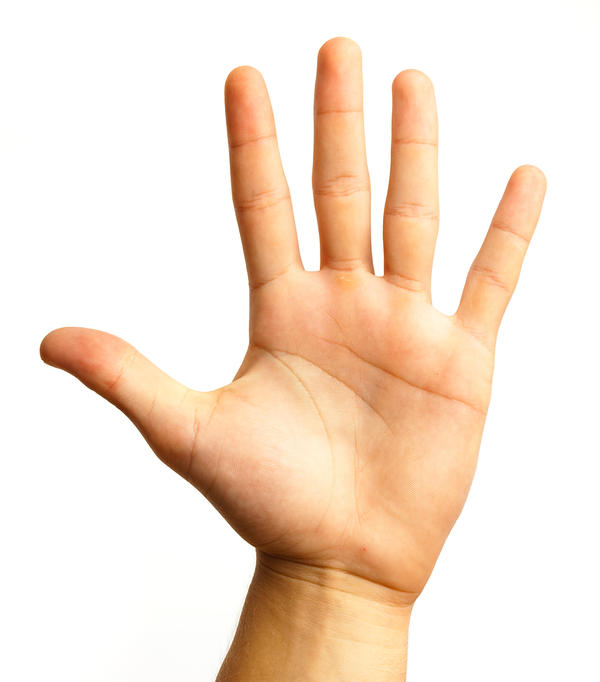
#> input picture Notebooks/images/hand.jpeg, 600 x 682 px
$ jupyter execute '9. CV. Image segmentation.ipynb'   (older library calls are emulated)
#> lines starting #> are read from the running program, lines starting #| are printed output that depends on the picture; after the words box and inside, x2 and y2 are one past the last pixel; in counts of white or black regions, pixels touching at a corner belong together; long printed decimals are rounded
# Image segmentation
---

Grouping, or segmenting, images into distinct parts according to a set of features is known as image segmentation.

The simplest case for image segmentation is in background subtraction. In video and other applications, it is often the case that a human has to be isolated from a static or moving background, and so we have to use segmentation methods to distinguish these areas. Image segmentation is also used in a variety of complex recognition tasks, such as in classifying every pixel in an image of the road.

### Image contours
---

Edge detection algorithms are often used to detect the boundaries of objects. But, after performing edge detection you'll often be left with sets of edges that highlight not only object boundaries but also interesting features and lines. And to do image segmentation, you'll want only complete closed boundaries that marked distinct areas and objects in an image. One technique that's useful for this is called, Image Contouring.

Image contours, are continuous curves that follow the edges along a perceived boundary. So contours can be used for image segmentation and they can also provide a lot of information about the shape of an object boundary.

#### Basic imports

[cell 1]
import numpy as np
import cv2

import matplotlib.pyplot as plt
import math

#### Load and produce a binary image

[cell 2]
hand = cv2.cvtColor(cv2.imread("images/hand.jpeg"), cv2.COLOR_BGR2RGB)
gray_hand = cv2.cvtColor(hand, cv2.COLOR_RGB2GRAY)

retval, binary = cv2.threshold(gray_hand, 250, 255, cv2.THRESH_BINARY_INV)
#> binary: shape (682, 600); 35.7% white; 237 white regions (236 under 20 px), largest, box (x1, y1, x2, y2) and area: (38, 36, 548, 682) 145461
binary = cv2.morphologyEx(binary, cv2.MORPH_OPEN, np.ones((5,5)))
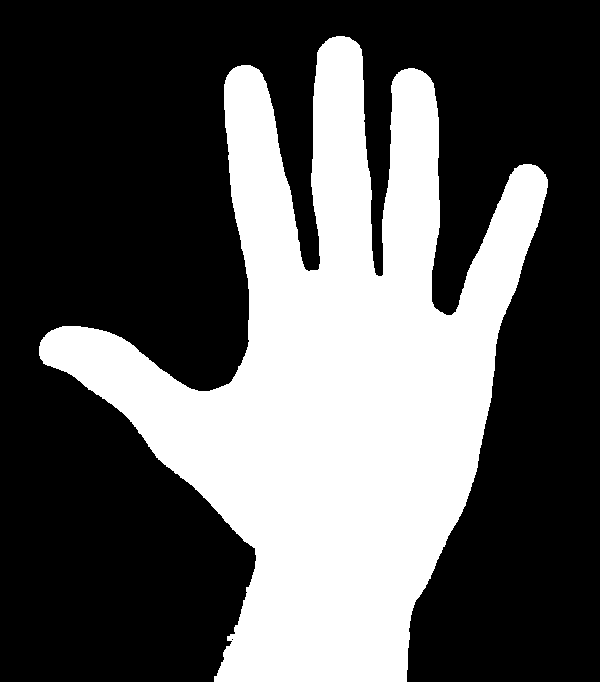
#> binary: shape (682, 600); 35.4% white; 1 white region

plt.imshow(binary, cmap="gray")

#### Find and draw the contours

[cell 3]
# Find contours in binary image
retval, contours, hierarchy = cv2.findContours(binary, cv2.RETR_TREE, cv2.CHAIN_APPROX_SIMPLE)
#> contours = 2 contours, 1 with area under 20; largest, box (x1, y1, x2, y2) and area: (39, 36, 548, 682) 143184

hand_copy = np.copy(hand)

all_contours = cv2.drawContours(hand_copy, contours, -1, (0,255,0), 10)

plt.imshow(all_contours)

#### Contour Features

Every contour has a number of features that you can calculate, including the area of the contour, it's orientation (the direction that most of the contour is pointing in), it's perimeter, and many other properties outlined in [OpenCV documentation, here](http://opencv-python-tutroals.readthedocs.io/en/latest/py_tutorials/py_imgproc/py_contours/py_contour_properties/py_contour_properties.html).

We will identify the orientations of both the left and right hand contours. The orientation should give you an idea of which hand has its thumb up and which one has its thumb down.

#### Orientation

The orientation of an object is the angle at which an object is directed. To find the angle of a contour, you should first find an ellipse that fits the contour and then extract the `angle` from that shape.

```python
# Fit an ellipse to a contour and extract the angle from that ellipse
(x,y), (MA,ma), angle = cv2.fitEllipse(selected_contour)
```

**Orientation values**

These orientation values are in degrees measured from the x-axis. A value of zero means a flat line, and a value of 90 means that a contour is pointing straight up.

So, the orientation angles that you calculated for each contour should be able to tell us something about the general position of the hand. The hand with it's thumb up, should have a higher (closer to 90 degrees) orientation than the hand with it's thumb down.

[cell 4]
# Read in the image
image = cv2.imread('images/thumbs_up_down.jpg')
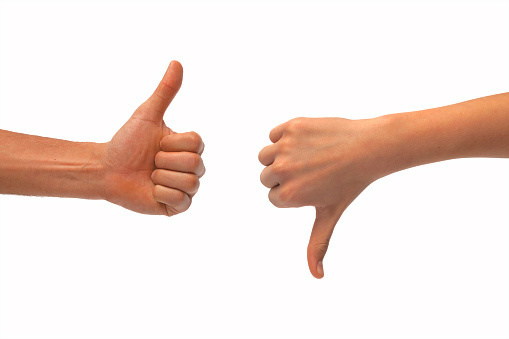
#> input picture Notebooks/images/thumbs_up_down.jpg, 509 x 339 px
#> image is the input picture: shape (339, 509, 3); mean B, G, R 221.7, 227.3, 242.6

# Change color to RGB (from BGR)
image = cv2.cvtColor(image, cv2.COLOR_BGR2RGB)

plt.imshow(image)

[cell 5]
# Convert to grayscale
gray = cv2.cvtColor(image,cv2.COLOR_RGB2GRAY)

# Create a binary thresholded image
retval, binary = cv2.threshold(gray, 225, 255, cv2.THRESH_BINARY_INV)
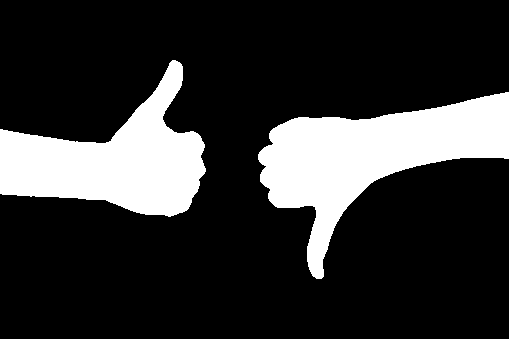
#> binary: shape (339, 509); 19.8% white; 2 white regions

plt.imshow(binary, cmap='gray')

[cell 6]
# Find contours from thresholded, binary image
retval, contours, hierarchy = cv2.findContours(binary, cv2.RETR_TREE, cv2.CHAIN_APPROX_SIMPLE)
#> contours = 2 contours; box (x1, y1, x2, y2) and area: (258, 92, 509, 279) 18140, (0, 60, 206, 217) 15366

# Draw all contours on a copy of the original image
contours_image = np.copy(image)
contours_image = cv2.drawContours(contours_image, contours, -1, (0,255,0), 3)
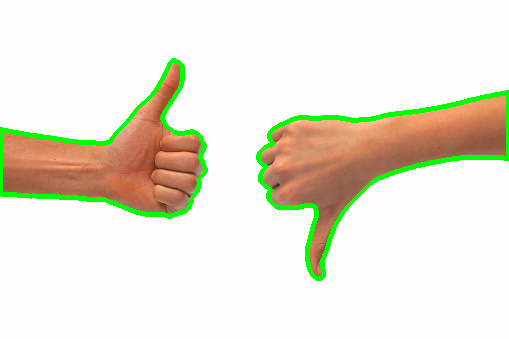
#> contours_image: shape (339, 509, 3); mean R, G, B 234.3, 230.1, 215.5

plt.imshow(contours_image)

[cell 7]
# Create an empty list to store the angles in
angles = []

for contour in contours:
    (x,y), (MA,ma), angle = cv2.fitEllipse(contour)
    angles.append(angle)
#> this loop made 2 passes
#> (x, y, MA, ma, angle) on passes 1 to 2: (355.8, 165.5, 142.2, 254.6, 61.36), (119.2, 147.6, 152.1, 191.4, 82.28)
#> after the loop, angles = [61.36, 82.28]

print('Angles of each contour (in degrees): ' + str(angles))
#| Angles of each contour (in degrees): [61.358, 82.276]

[cell 8]
# Isolate a part of the image based on the contours
selected_contour = contours[angles.index(max(angles))]
#> selected_contour = contour of 245 points, box (x1, y1, x2, y2) (0, 60, 206, 217), area 15366

if(selected_contour is not None):
    cropped_image = np.copy(image)

    # Find the bounding rectangle of a selected contour
    x,y,w,h = cv2.boundingRect(selected_contour)
#> x = 0; y = 60; w = 206; h = 157

    # Draw the bounding rectangle as a purple box
    box_image = cv2.rectangle(cropped_image, (x,y), (x+w,y+h), (200,0,200),2)

    cropped_image = cropped_image[y: y + h, x: x + w]
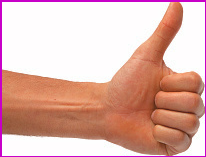
#> cropped_image: shape (157, 206, 3); mean R, G, B 223.2, 180.2, 172.3
    plt.imshow(cropped_image)

### Kmeans clustering
---

It's a machine learning technique that separates an image into segments by clustering or grouping together data points that have similar traits. K-means is called an unsupervised learning method which means you don't need to label data. Instead, unsupervised learning aims to group and characterize unlabeled datasets. And, in doing so, often identifies patterns and similarities in groups of data.

You can give k-means a set of any unlabeled data, like the pixel values in an image, and just tell it to break it into k clusters where k is a variable whose value you choose.

#### Load and display image

[cell 9]
kmeans_image = cv2.imread('images/monarch.jpg')
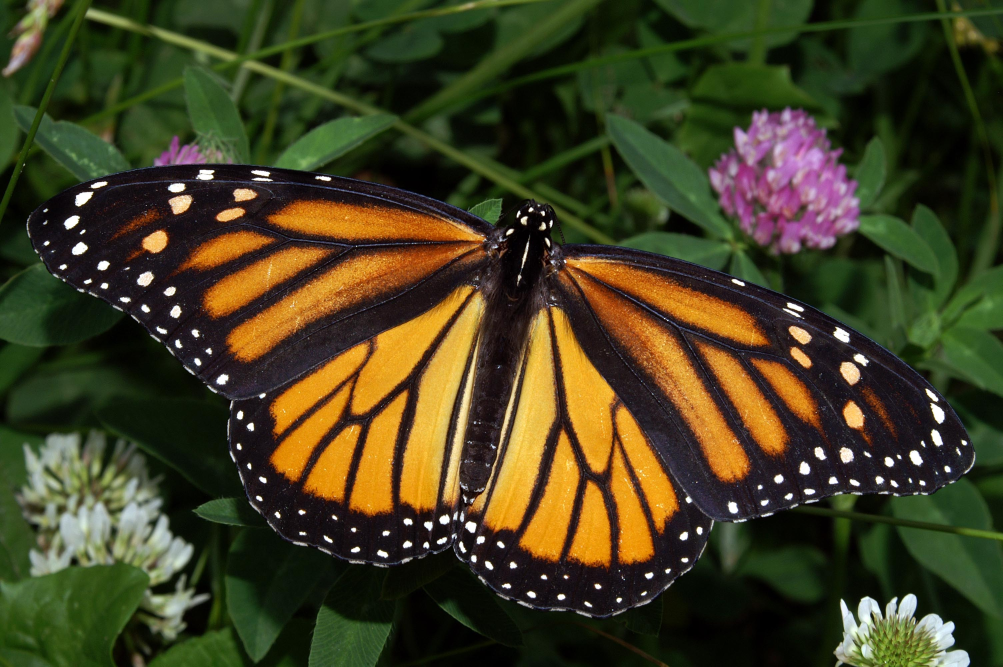
#> input picture Notebooks/images/monarch.jpg, 3008 x 2000 px (shown at 1/3 size)
#> kmeans_image is the input picture: shape (2000, 3008, 3); mean B, G, R 32.9, 63.4, 66.8

# Change color to RGB (from BGR)
kmeans_image = cv2.cvtColor(kmeans_image, cv2.COLOR_BGR2RGB)

plt.imshow(kmeans_image)

#### Prepare data for k-means

[cell 10]
# Reshape image into a 2D array of pixels and 3 color values (RGB)
pixel_vals = kmeans_image.reshape((-1,3))

print(pixel_vals)
#> (printed output is left out)

# Convert to float type
pixel_vals = np.float32(pixel_vals)

#### Implement k-means clustering

[cell 11]
# define stopping criteria
# you can change the number of max iterations for faster convergence
# Iterations: The max amount of times the algorithms runs
# Epsilon: if the the clusters move less than this after some iteration, the algorithm stops
# ( type, max_iter, epsilon ):
criteria = (cv2.TERM_CRITERIA_MAX_ITER + cv2.TERM_CRITERIA_EPS, 10, 0.2)

## TODO: Select a value for k
# then perform k-means clustering
k = 3
# ( samples, no. clusters, labels for the clusters, criteria, attempts, how initial centers are taken )
retval, labels, centers = cv2.kmeans(pixel_vals, k, None, criteria, 5, cv2.KMEANS_RANDOM_CENTERS)
#> retval = 1.24e+10; centers = [[69.98, 79.24, 42.04], [22.64, 27.68, 13.94], [207.6, 156, 80.79]]

[cell 12]
# convert data into 8-bit values
centers = np.uint8(centers)
#> centers = [[69, 79, 42], [22, 27, 13], [207, 156, 80]]
segmented_data = centers[labels.flatten()]

# reshape data into the original image dimensions
segmented_image = segmented_data.reshape((kmeans_image.shape))
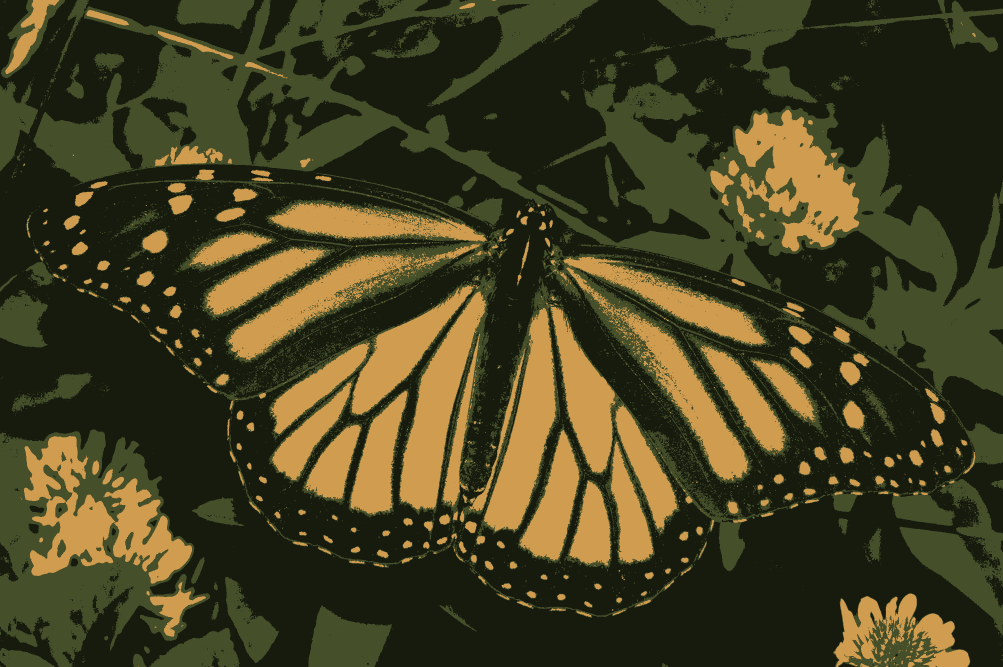
#> segmented_image: shape (2000, 3008, 3) (shown at 1/3 size); mean R, G, B 66.1, 62.9, 32.2
labels_reshape = labels.reshape(kmeans_image.shape[0], kmeans_image.shape[1])
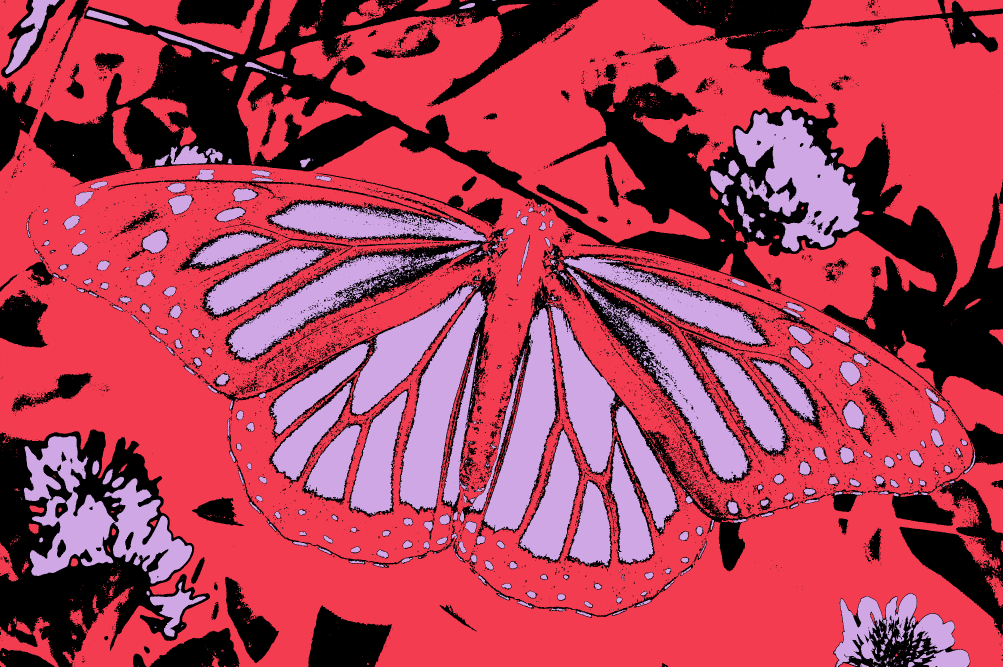
#> labels_reshape: shape (2000, 3008) int32 (shown at 1/3 size); 3 distinct labels, from 0 to 2; one colour per label, 0 black

plt.imshow(segmented_image)

[cell 13]
distinct_labels = list(set(labels.flatten()))
#> distinct_labels = [0, 1, 2]

print(distinct_labels)
#| [0, 1, 2]
plt.figure(figsize=(15,5))
for i in range(len(distinct_labels)):
    plt.subplot(math.ceil(len(distinct_labels)/3), 3, i+1)
    plt.imshow(labels_reshape==distinct_labels[i], cmap='gray')
#> this loop made 3 passes

plt.show()
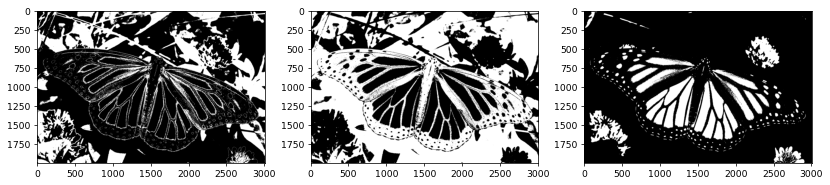
#> figure drawn by matplotlib, 3 panels

'''f, axs = plt.subplots(math.ceil(len(distinct_labels)/3), min([3, len(distinct_labels)]), figsize=(15,7.5))
print(axs)
for row in range(math.ceil(len(distinct_labels)/3)):
    for col in range(3):
        axs[row][col].imshow(labels_reshape==distinct_labels[row * 3 + col], cmap='gray')
'''

[cell 14]
# mask an image segment by cluster

cluster = 1 # the first cluster

masked_image = np.copy(kmeans_image)
# turn the mask green!
masked_image[labels_reshape == cluster] = [0, 255, 0]
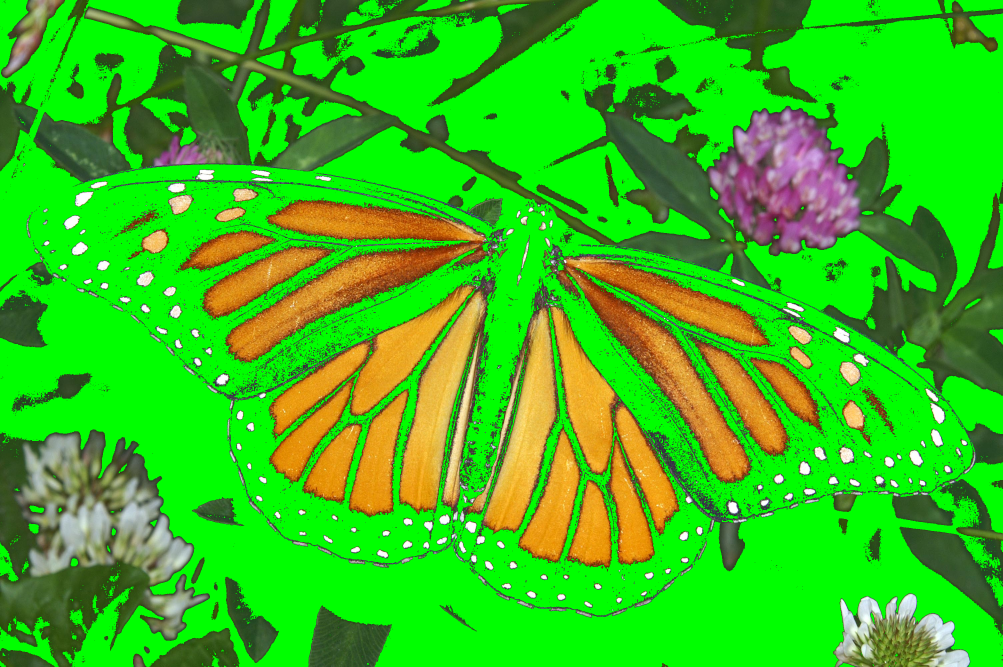
#> masked_image: shape (2000, 3008, 3) (shown at 1/3 size); mean R, G, B 54.1, 190.8, 25

plt.imshow(masked_image)
